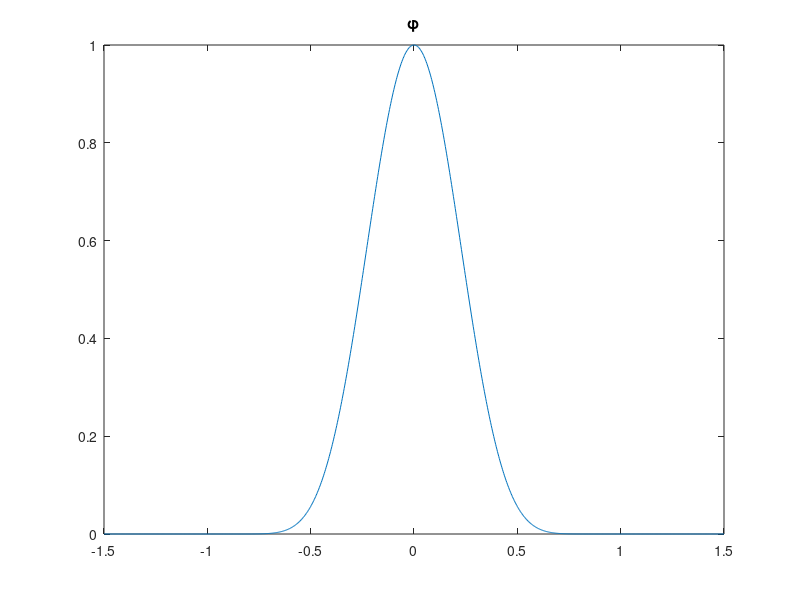
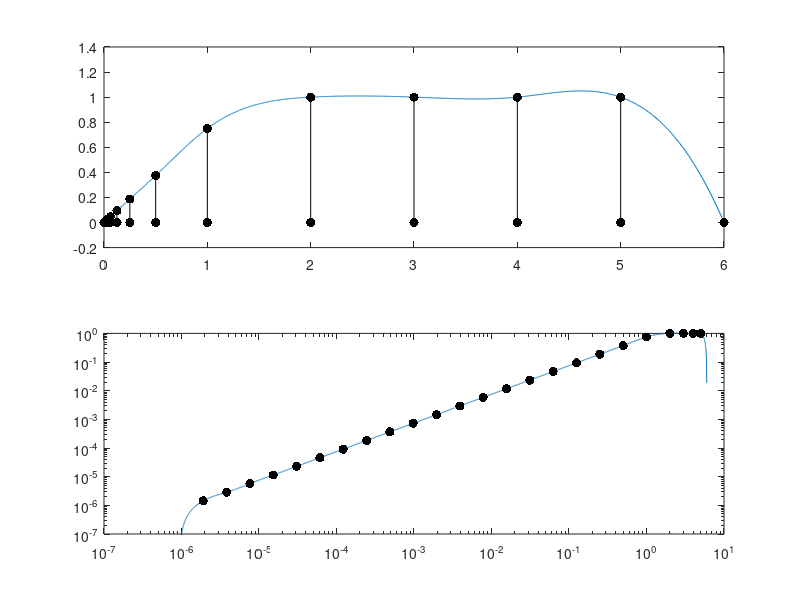

These charts were generated, in order, by the following MATLAB code:
% panel-aware strip width blending function. Barnett + Fortunato   10/28/20
%phi = @(t) exp(1./(1-1./t.^2));
p = 10; phi = @(t) (1-t.^2).^p;   % p even, order of the zero at +-1
phi = @(t) phi(t).*(t.^2<1);   % truncate it to [-1,1]
t = linspace(-1.5,1.5,1e3);
figure(1); clf; plot(t,phi(t),'-'); title('\phi')

sj = [2.^(-20:0), 2:6];  % some breakpts in params: dyadic then uniform
% just make local width wj for all sj except endpoints...
wj = 0*sj; wj(2:end-1) = (sj(3:end)-sj(1:end-2))/2;   % local widths - maybe not needed?
ss = logspace(log10(min(sj)/2), log10(max(sj)),1e4);  % param plot vals
relwid = 1.5;   % not too large otherwise can touch unlimited panels

% log xform version - failed due to rel err getting exp'ed...
%ll=0*ss; for j=2:numel(sj)-1, ll = ll + log(fj(j))*phi(fac*(ss-sj(j))/fj(j)); end, ff = exp(ll);

% plain version
%ff =0*ss; for j=2:numel(sj)-1, ff = ff + wj(j)*phi((ss-sj(j))/wj(j)/relwid); end

ff = spline(sj,wj,ss);  % cubic spline, decent but only C^1

figure(2); clf;
subplot(2,1,1); plot(ss,ff,'-'); hold on;
plot([sj;sj],[0*wj;wj],'k.-','markersize',20);   % wj stick plots
subplot(2,1,2); loglog(ss,ff,'-'); hold on; plot(sj,wj,'k.','markersize',20);
set(gca,'ylim',[1e-7 1]);

